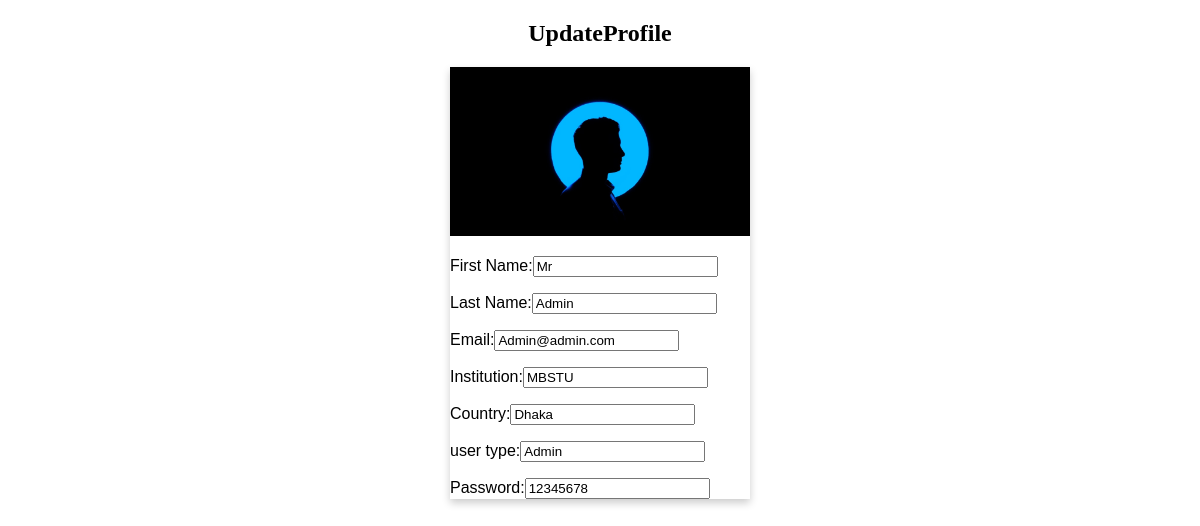
Screenshot of /edit_profile.php with the database file from the repository.
### tables this page shows
CREATE TABLE `user` (
  `first_name` varchar(50) NOT NULL,
  `last_name` varchar(50) NOT NULL,
  `email` varchar(50) NOT NULL,
  `password` varchar(50) NOT NULL,
  `institution` varchar(100) NOT NULL,
  `country` varchar(50) NOT NULL,
  `u_type` enum('Author','Admin') DEFAULT 'Author'
);

### edit_profile.php (the view, shortened to what this page needs)
<!DOCTYPE html>
<html>
<head>
<link rel="stylesheet" href="https://cdnjs.cloudflare.com/ajax/libs/font-awesome/4.7.0/css/font-awesome.min.css">
</head>
<body>
<h2 style="text-align:center">UpdateProfile </h2>
<?php
    $sql3="SELECT * from user,review limit 1 ";
    $result3 = mysqli_query($conn, $sql3);
    if (mysqli_num_rows($result3) > 0) {
        while($row = mysqli_fetch_assoc($result3))
            {
                echo '
                <div class="card">
                <img src="profile.jpg" alt="John" style="width:100%">
                <p>First Name:<input type="text" value="'.$row['first_name'].'"></p>
                <p>Last Name:<input type="text" value="'.$row['last_name'].'"></p>
                <p> Email:<input type="text" value="'.$row['email'].'"></p>
                <p> Institution:<input type="text" value="'.$row['institution'].'"></p>
                <p>Country:<input type="text" value="'.$row['country'].'"></p>
                <p>user type:<input type="text" value="'.$row['u_type'].'"></p>
                <p>Password:<input type="text" value="'.$row['password'].'"></p>
              </div>';
            }
        }
?>
</body>
</html>

### edit_profile.php (style rules this page uses)
.card { box-shadow: 0 4px 8px 0 rgba(0, 0, 0, 0.2); max-width: 300px; margin: auto; text-align: left; font-family: arial; }

### rows the page displays
user: first_name "Mr", last_name "Admin", email "Admin@admin.com", institution "MBSTU", country "Dhaka", u_type "Admin", password "12345678"
